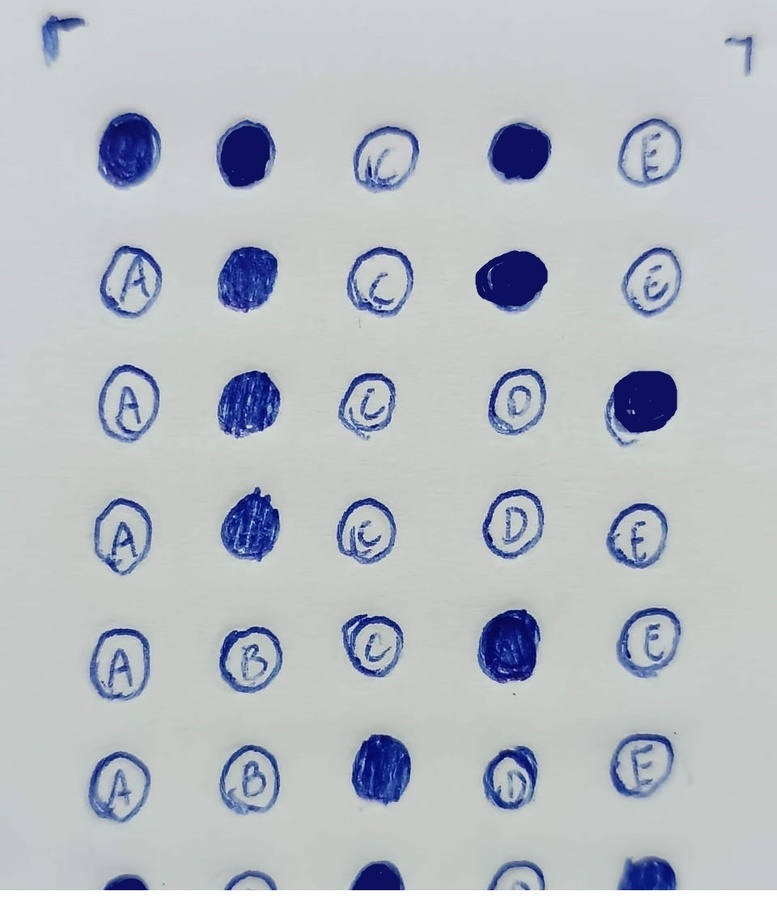
#> input picture exams/ofc10.jpeg, 777 x 908 px, shrunk from 960 x 1122 before the run
$ python script.py exams/ofc10.jpeg 5
#> lines starting #> are read from the running program, lines starting #| are printed output that depends on the picture; after the words box and inside, x2 and y2 are one past the last pixel; in counts of white or black regions, pixels touching at a corner belong together
import json
import pdb
import sys
import math
import numpy as np
from PIL import Image, ImageFilter, ImageOps
from skimage import filters
from skimage.io import imread

IMRPATH = './results/'
JSONPATH = './'
# IMRPATH = '../../public/img/results/'
# JSONPATH = './'

# Imagem passada pelo usuário
# IMAGEM = sys.argv[1]
IMAGEM = './exams/ofc10.jpeg'
img = imread(IMAGEM, as_gray=True)
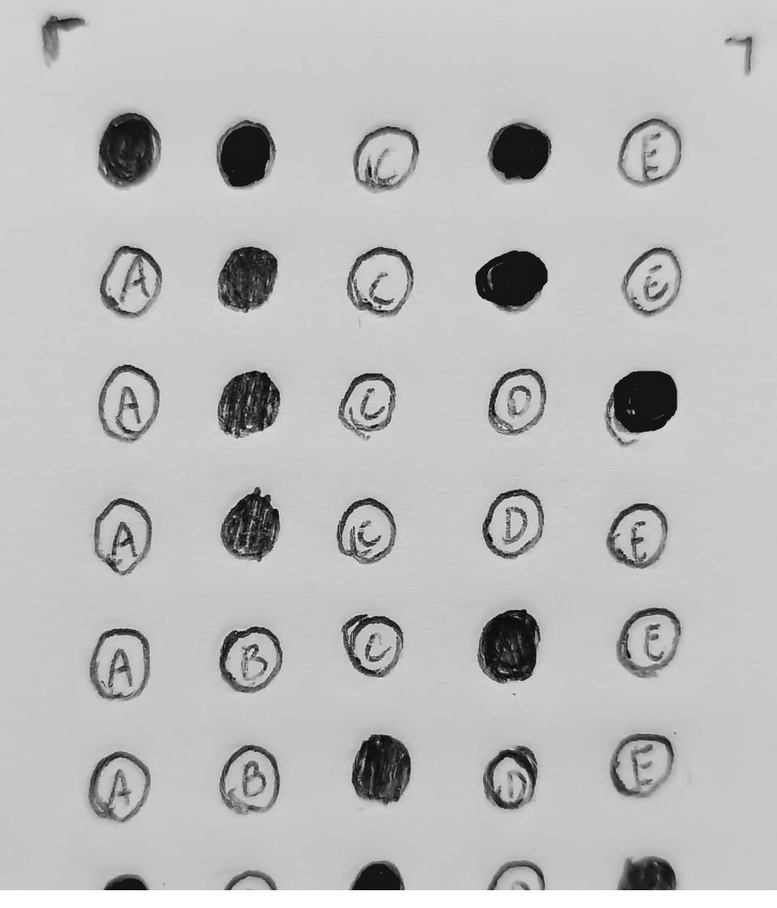
#> img: shape (908, 777) float64; min 0.022, max 1, mean 0.741

# Threshold idela para as imagens
threshold = int((filters.threshold_otsu(img))*255)
#> threshold = 130

# Abrir e cortar bordas da imagem
img = Image.open(IMAGEM).convert('L').filter(ImageFilter.BLUR)
#> img: PIL image 777x908 L
width, height = img.size
#> width = 777; height = 908
img = img.crop(( width/12, height/12, width*11/12, height*11/12 ))
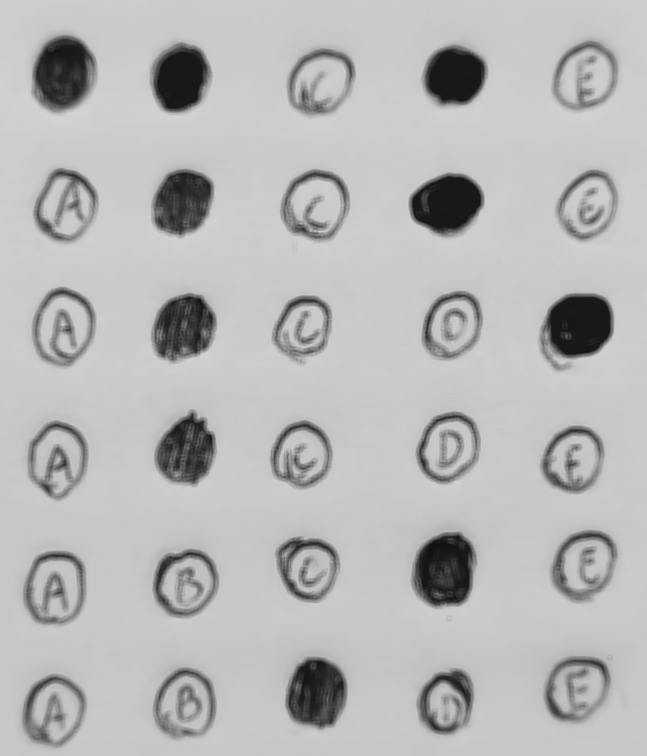
#> img: PIL image 647x756 L; min 16, max 213, mean 183
img.save(IMRPATH+"teste2.png")

# Abrir imagem como um array de pretos e brancos
im_gray = np.array(img)
im_bin = (im_gray > threshold) * 255
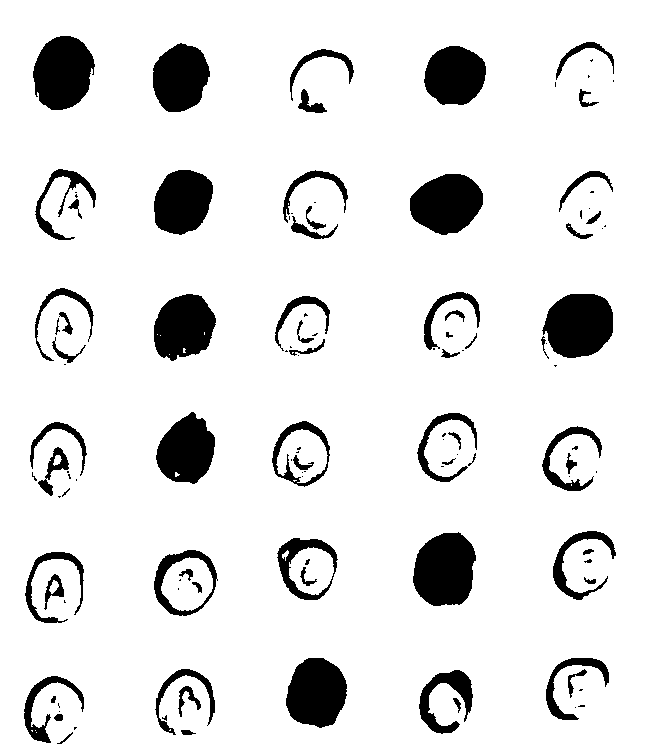
#> im_bin: shape (756, 647) int64; 89.2% white; 121 black regions (54 under 20 px), largest, box (x1, y1, x2, y2) and area: (413, 532, 476, 606) 3662, (542, 294, 613, 358) 3560, (33, 36, 95, 110) 3478

# Variaveis para lidar com tamanhos diferentes de imagem
metrica = len( im_bin[0] )
#> metrica = 647
tolerancia = int( metrica * 0.025 )
#> tolerancia = 16
pontos = []

# [11 lines of commented-out code are left out]
countPreto = 0
for x in range( len(im_bin) ):
    for y in range( len(im_bin[0]) ):

        if im_bin[x,y] == 0:
            countPreto += 1
            continue;

        if countPreto > tolerancia and countPreto < tolerancia * 4:
            offset = y - int(countPreto/2)

            pinta = True

            # Verificar a área ao redor do ponto encontrado
            for i in range(tolerancia):
                # Try catch pra não explodir quando próximo às extremidades
                try:
                    cima = im_bin[ x + i , offset ]
                    baixo = im_bin [x - i , offset ]
                except:
                    cima, baixo = 0 , 0

                if cima == 0 and baixo == 0:
                    continue
                pinta = False
                break;

            # [54 lines of commented-out code are left out]

            if pinta:
                im_bin[ x , offset ] = 130
                pontos.append( [ x , offset ] )

        countPreto = 0
    countPreto = 0
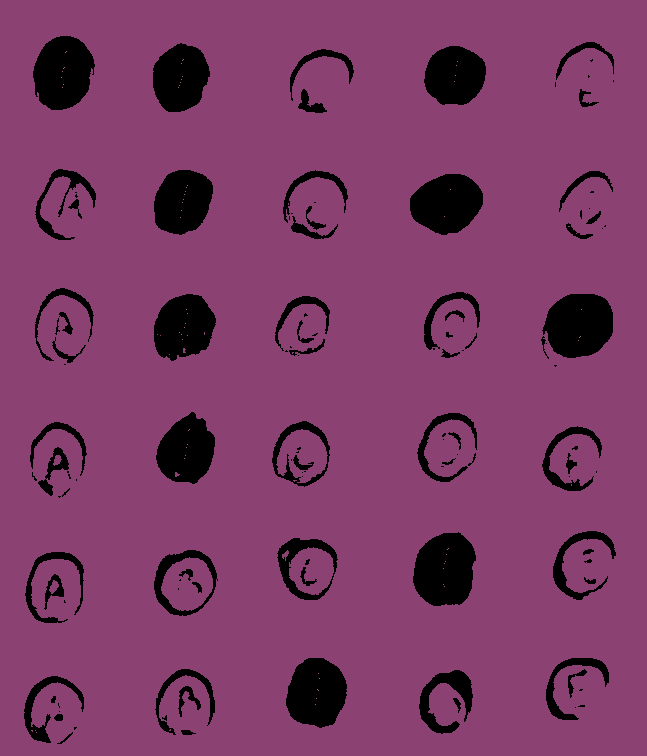
#> im_bin: shape (756, 647) int64; 3 distinct labels, from 0 to 255; one colour per label, 0 black
#> after the loop, pontos = 62 pairs, first value 51 to 704, second value 61 to 581
Image.fromarray(np.uint8(im_bin)).save(IMRPATH + 'testeb.png')
# [32 lines of commented-out code are left out]

def isPointNear(point, newpoints):

    for newpoint in newpoints:

        distancia = int(math.sqrt((point[0]-newpoint[0])**2 + (point[1]-newpoint[1])**2))
        if distancia < tolerancia*3:
            im_bin[point[0], point[1]] = 0
            return True
    return False

newpontos = []
pointsnear = True
for ponto in pontos:
    if isPointNear(ponto,newpontos):
        # print(ponto, ": Y")
        continue
    # print(ponto, ": N")
    newpontos.append(ponto)
#> this loop made 62 passes
#> ponto on passes 1 to 12: [51, 66], [52, 65], [59, 183], [60, 182], [61, 457], [63, 181], [65, 456], [67, 64], [68, 63], [71, 62], [75, 455], [76, 182]
#> after the loop, newpontos = [[51, 66], [59, 183], [61, 457], [185, 187], [189, 450], [309, 186], [309, 581], [429, 189], [548, 448], [673, 318]]


# if len(pontos) != 0:
#     newpontos.append(pontos[-1])
# Salvar imagem a partir de um array
Image.fromarray(np.uint8(im_bin)).save(IMRPATH + 'teste.png')
#> im_bin: shape (756, 647) int64; 3 distinct labels, from 0 to 255

jsonpontos = {"pontos" : newpontos}
#> jsonpontos = {'pontos': [[51, 66], [59, 183], [61, 457], [185, 187], [189, 450], [309, 186], [309, 581], [429, 189], [548, 448], [673, 318]]}
json_object_result = json.dumps(jsonpontos, indent=4)
with open(JSONPATH + '/results.json', 'w') as outfile:
        outfile.write(json_object_result)


QUANTQUESTOES = int(sys.argv[2])
# QUANTQUESTOES = 6

divResV = int((height - height/10 - tolerancia)/QUANTQUESTOES)
#> divResV = 160
divResH = int((width - width/10 - tolerancia)/5)
#> divResH = 136

posRes = ['a','b','c','d','e']
respostas = {}
for i in range(QUANTQUESTOES):
    respostas[i+1] = []


for ponto in newpontos:
    for i in range(QUANTQUESTOES+1):
        if ponto[0] > i*divResV:
            continue
        # print(i, ponto[0], end = ' - ')
        for j in range(5):
            if ponto[1] < (j+1)*divResH:
                # print(posRes[j], ponto[1])
                respostas[i].append(posRes[j])
                break
        break
#> this loop made 10 passes

print(respostas)

$ run again, with exams/ofc7.jpeg copied over exams/ofc10.jpeg
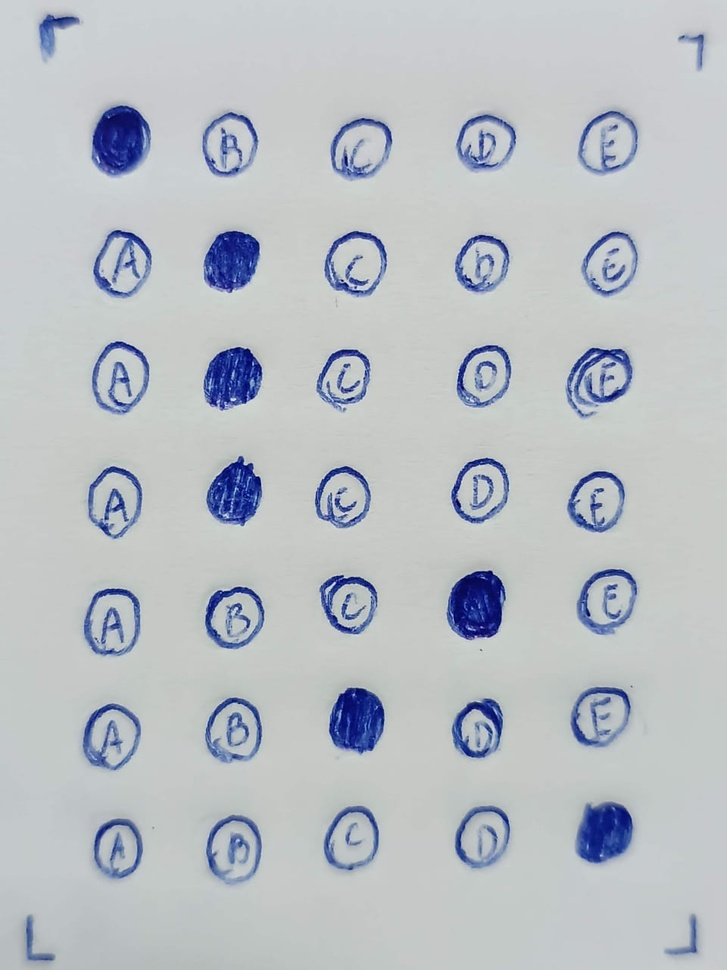
#> input picture exams/ofc7.jpeg, 727 x 970 px, shrunk from 960 x 1280 before the run
#> threshold = 137
#> `im_bin = (im_gray > threshold) * 255`:
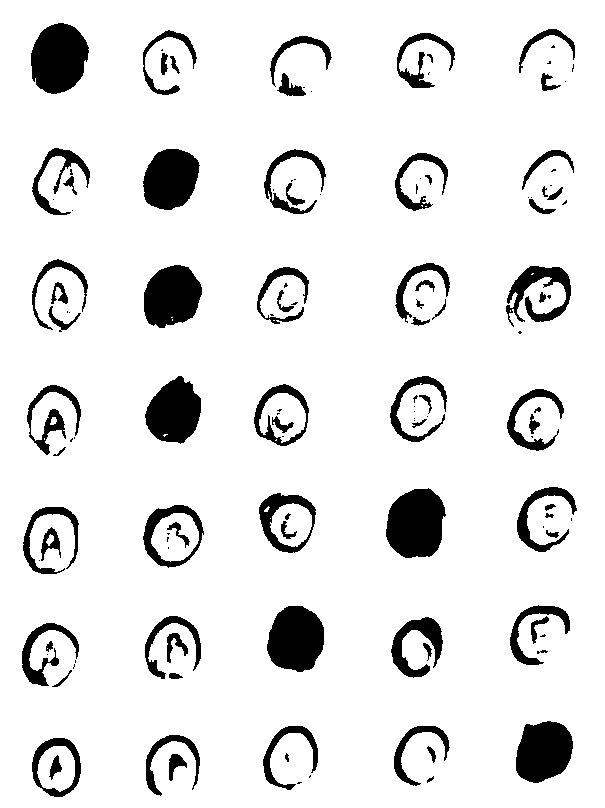
#> im_bin: shape (808, 605) int64; 89.8% white; 132 black regions (53 under 20 px), largest, box (x1, y1, x2, y2) and area: (386, 488, 446, 558) 3271, (31, 23, 89, 94) 3144, (267, 606, 324, 672) 2946
#> metrica = 605
#> tolerancia = 15
#> after the loop `for x in range( len(im_bin) ):`:
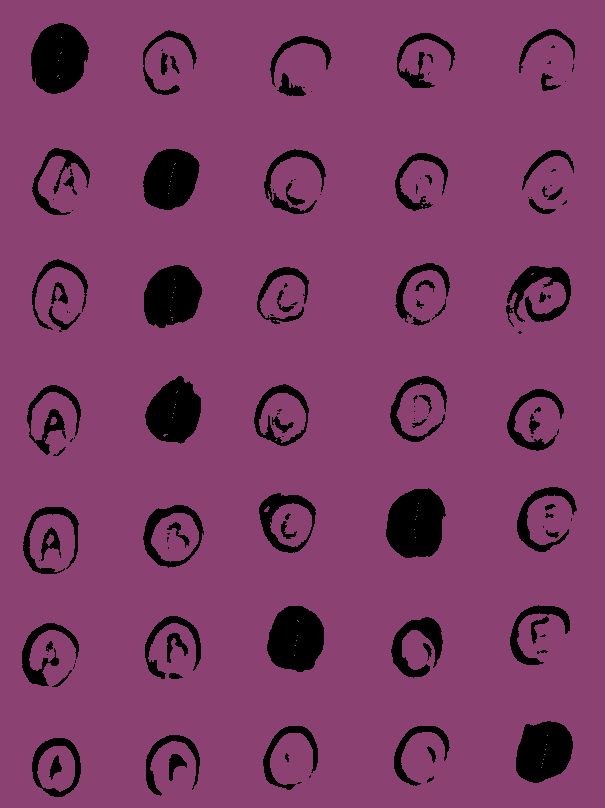
#> im_bin: shape (808, 605) int64; 3 distinct labels, from 0 to 255; one colour per label, 0 black
#> after the loop `for x in range( len(im_bin) ):`: pontos = 45 pairs, first value 37 to 767, second value 57 to 547
#> the loop `for ponto in pontos:` made 45 passes
#> ponto on passes 1 to 8: [37, 61], [52, 61], [53, 60], [60, 58], [75, 58], [76, 57], [78, 59], [163, 175]
#> after the loop `for ponto in pontos:`: newpontos = [[37, 61], [163, 175], [279, 174], [391, 177], [503, 418], [620, 297], [735, 547]]
#> jsonpontos = {'pontos': [[37, 61], [163, 175], [279, 174], [391, 177], [503, 418], [620, 297], [735, 547]]}
#> divResV = 171
#> divResH = 127
#> the loop `for ponto in newpontos:` made 7 passes

$ run again, with exams/ofc9.jpeg copied over exams/ofc10.jpeg
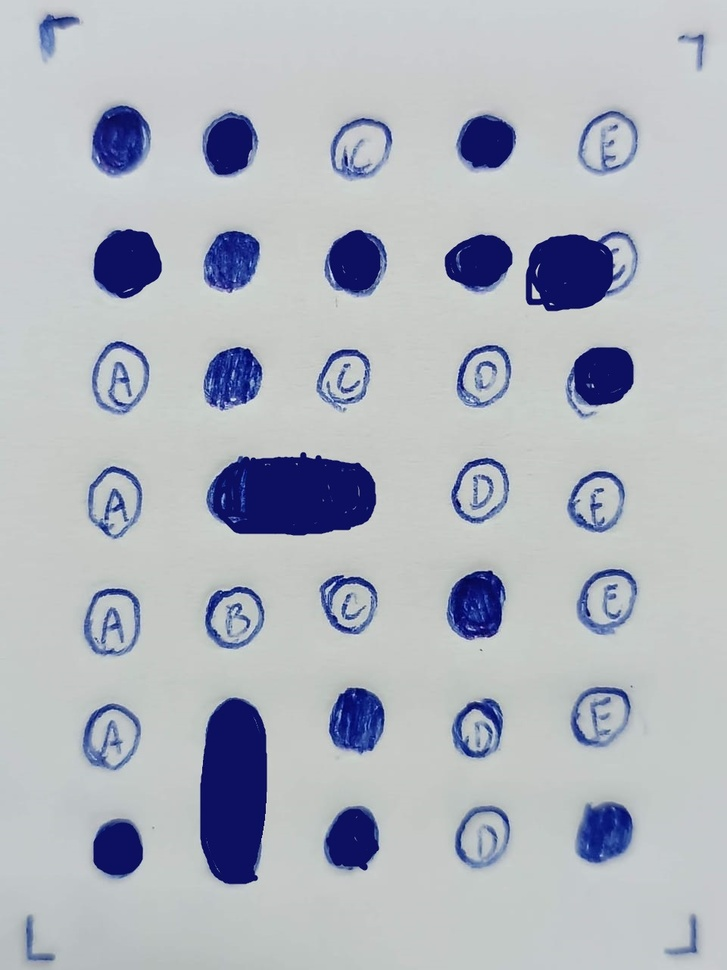
#> input picture exams/ofc9.jpeg, 727 x 970 px, shrunk from 960 x 1280 before the run
#> threshold = 120
#> `im_bin = (im_gray > threshold) * 255`:
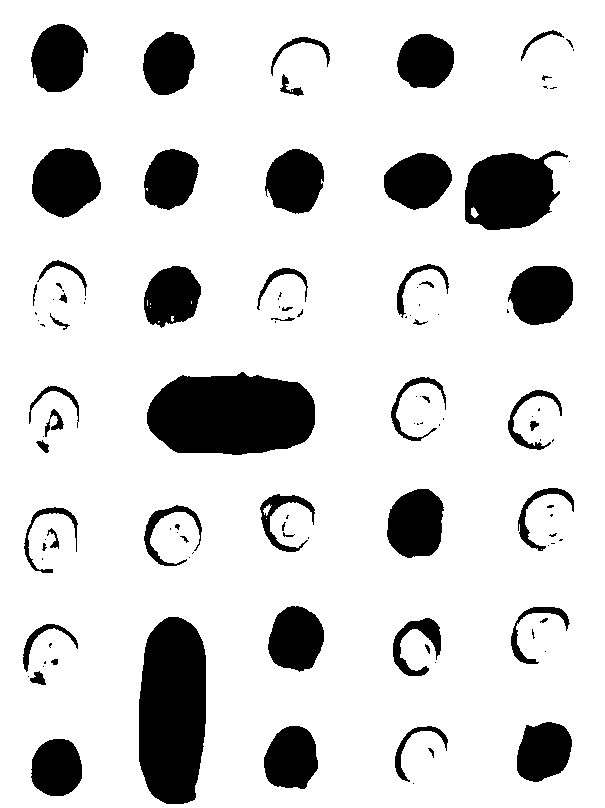
#> im_bin: shape (808, 605) int64; 84.2% white; 115 black regions (58 under 20 px), largest, box (x1, y1, x2, y2) and area: (147, 372, 315, 455) 11366, (139, 617, 206, 804) 10744, (465, 150, 568, 230) 5769
#> metrica = 605
#> tolerancia = 15
#> after the loop `for x in range( len(im_bin) ):`:
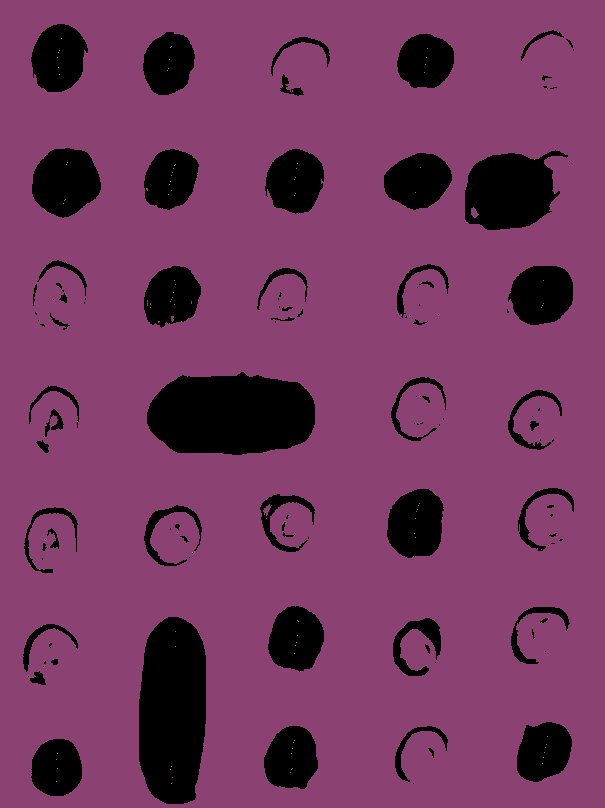
#> im_bin: shape (808, 605) int64; 3 distinct labels, from 0 to 255; one colour per label, 0 black
#> after the loop `for x in range( len(im_bin) ):`: pontos = 84 pairs, first value 38 to 783, second value 56 to 547
#> the loop `for ponto in pontos:` made 84 passes
#> ponto on passes 1 to 8: [38, 61], [46, 171], [47, 170], [48, 427], [50, 59], [52, 58], [57, 57], [57, 426]
#> after the loop `for ponto in pontos:`: newpontos = [[38, 61], [46, 171], [48, 427], [162, 67], [163, 297], [164, 175], [167, 420], [280, 174], [280, 543], [503, 419], [620, 297], [631, 175], [736, 547], [740, 294], [753, 57], [766, 171]]
#> jsonpontos = {'pontos': [[38, 61], [46, 171], [48, 427], [162, 67], [163, 297], [164, 175], [167, 420], [280, 174], [280, 543], [503, 419], [620, 297], [631, 175], [736, 547], [740, 294], [753, 57], [766, 171]]}
#> divResV = 171
#> divResH = 127
#> the loop `for ponto in newpontos:` made 16 passes
